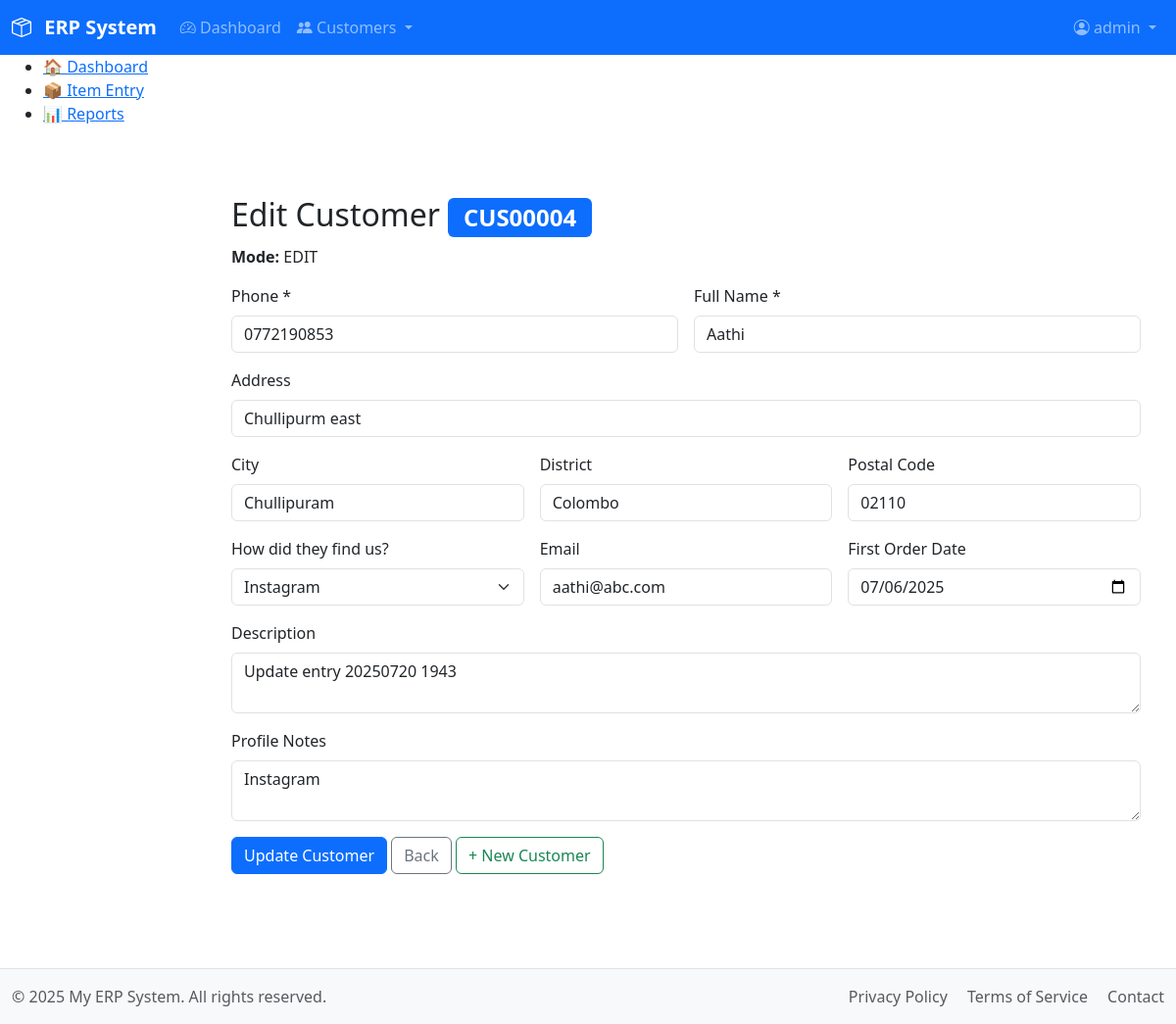
/modules/customer/entry_customer.php?customer_id=CUS00004 (signed in), run on an earlier commit of the app's database.
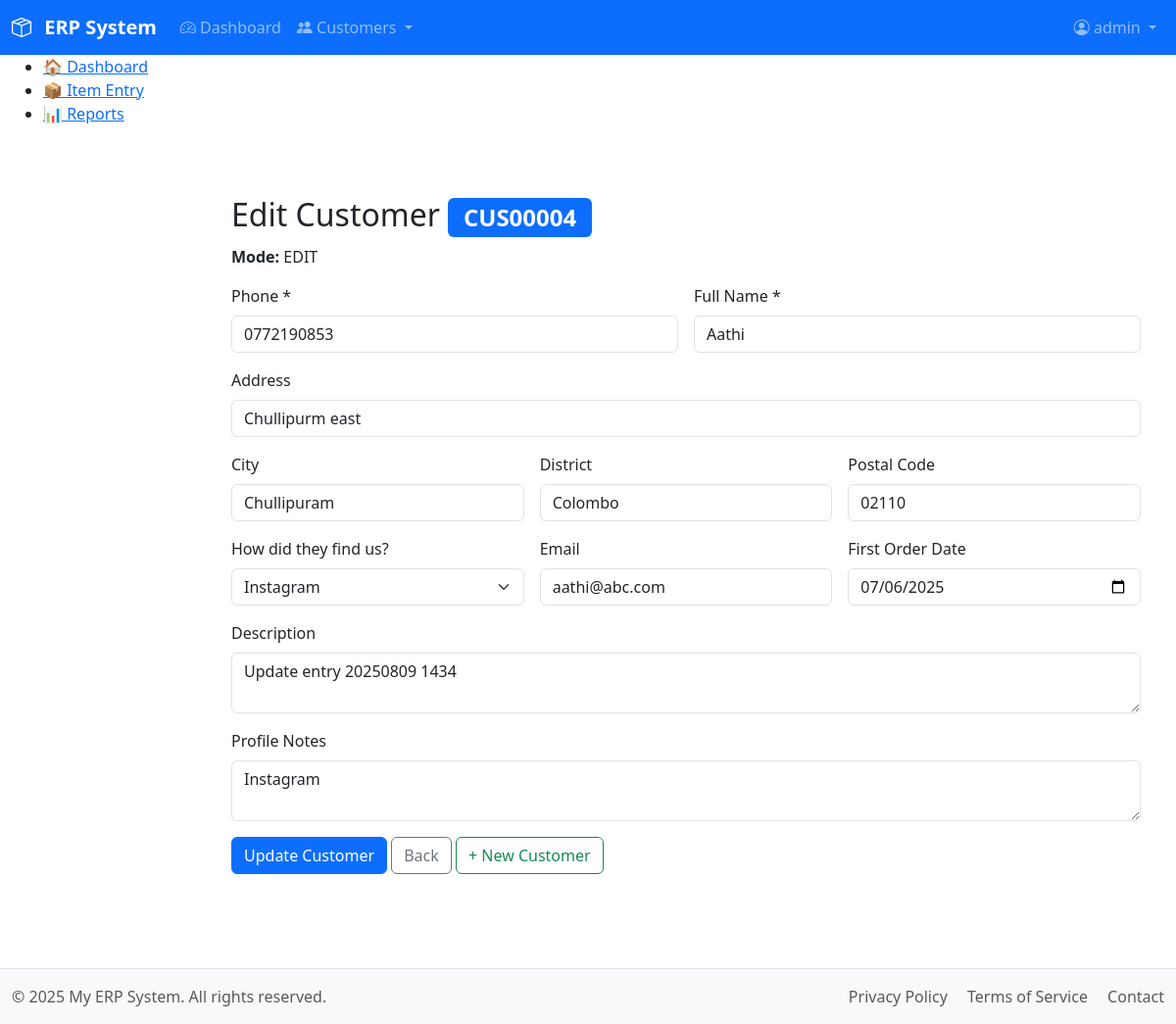
And on a later commit of the database.
### tables this page shows
CREATE TABLE `users` (
  `id` int(11) NOT NULL AUTO_INCREMENT,
  `username` varchar(50) NOT NULL,
  `password` varchar(255) NOT NULL COMMENT 'BCrypt hashed password',
  `created_at` timestamp NULL DEFAULT current_timestamp(),
  `is_active` tinyint(1) NOT NULL DEFAULT 1 COMMENT '0=disabled, 1=active',
  `last_login` datetime DEFAULT NULL COMMENT 'Last successful login timestamp',
  `updated_at` timestamp NULL DEFAULT current_timestamp() ON UPDATE current_timestamp(),
  `reset_token` varchar(100) DEFAULT NULL,
  `reset_token_expires` datetime DEFAULT NULL,
  `failed_attempts` int(11) DEFAULT 0 COMMENT 'Failed login attempts',
  `locked_until` datetime DEFAULT NULL COMMENT 'Account lock timestamp',
  PRIMARY KEY (`id`),
  UNIQUE KEY `username` (`username`),
  KEY `idx_reset_token` (`reset_token`),
  KEY `idx_users_username_active` (`username`,`is_active`),
  KEY `idx_users_reset_token` (`reset_token`)
);

CREATE TABLE `customers` (
  `customer_id` varchar(10) NOT NULL,
  `phone` varchar(15) NOT NULL,
  `name` varchar(100) NOT NULL,
  `address` text DEFAULT NULL,
  `city` varchar(50) DEFAULT NULL,
  `district` varchar(50) DEFAULT NULL,
  `postal_code` varchar(20) DEFAULT NULL,
  `known_by` varchar(50) DEFAULT NULL,
  `email` varchar(100) DEFAULT NULL,
  `first_order_date` date DEFAULT NULL,
  `description` text DEFAULT NULL,
  `profile` text DEFAULT NULL,
  `created_at` datetime NOT NULL,
  `created_by` int(11) NOT NULL,
  `created_by_name` varchar(100) NOT NULL,
  `updated_at` timestamp NULL DEFAULT NULL,
  `updated_by` int(11) DEFAULT NULL,
  `updated_by_name` varchar(255) DEFAULT NULL,
  PRIMARY KEY (`customer_id`),
  UNIQUE KEY `phone` (`phone`),
  KEY `created_by` (`created_by`),
  KEY `updated_by` (`updated_by`),
  CONSTRAINT `customers_ibfk_1` FOREIGN KEY (`created_by`) REFERENCES `users` (`id`),
  CONSTRAINT `customers_ibfk_2` FOREIGN KEY (`updated_by`) REFERENCES `users` (`id`)
);

### includes/functions.php (called while the page is built, shortened)
<?php
function get_customer($customer_id) {
    $db = db();
    $stmt = $db->prepare("SELECT * FROM customers WHERE customer_id = ?");
    $stmt->bind_param("s", $customer_id);
    if (!$stmt->execute()) {
        error_log("Execute failed: " . $stmt->error);
        return false;
    }
    $result = $stmt->get_result();
    return $result ? $result->fetch_assoc() : false;
}
?>

### modules/customer/entry_customer.php (the view, shortened to what this page needs)
<?php
require_once __DIR__ . '/../../includes/functions.php';
$db = db();
$current_user_id = $_SESSION['user_id'];
$current_user_name = 'Unknown';
$user_stmt = $db->prepare("SELECT username FROM users WHERE id = ?");
if ($user_stmt) {
    $user_stmt->bind_param("i", $current_user_id);
    $user_stmt->execute();
    $user_stmt->bind_result($username);
    if ($user_stmt->fetch()) {
        $current_user_name = $username;
    }
}
$customer = [
    'customer_id' => '',
    'phone' => '',
    'name' => '',
    'address' => '',
    'city' => '',
    'district' => '',
    'postal_code' => '',
    'known_by' => '',
    'email' => '',
    'first_order_date' => '',
    'description' => '',
    'profile' => '',
    'created_by_name' => $current_user_name,
    'updated_by_name' => null
];
$is_edit = false;
if (isset($_GET['customer_id'])) {
    $customer_data = get_customer($_GET['customer_id']);
    if ($customer_data) {
        $customer = array_merge($customer, $customer_data);
        $is_edit = true;
    } else {
        $_SESSION['error_message'] = "Customer not found";
        header("Location: list_customers.php");
        exit;
    }
}
require_once __DIR__ . '/../../includes/header.php';
?>
<main class="container mt-4">
    <h2><?= $is_edit ? 'Edit' : 'New' ?> Customer <?= $is_edit ? "<span class='badge bg-primary'>{$customer['customer_id']}</span>" : '' ?></h2>
        <p><strong>Mode:</strong> <?= $is_edit ? 'EDIT' : 'CREATE' ?></p>
    <form method="POST" class="row g-3 needs-validation" novalidate id="customerForm">
        <div class="col-md-6 position-relative">
            <label for="phone" class="form-label">Phone *</label>
            <input type="tel" class="form-control" id="phone" name="phone" value="<?= htmlspecialchars($customer['phone']) ?>" pattern="[0-9]{10,15}" required>
        </div>
        <div class="col-md-6">
            <label for="name" class="form-label">Full Name *</label>
            <input type="text" class="form-control" id="name" name="name" value="<?= htmlspecialchars($customer['name']) ?>" required>
        </div>
        <div class="col-12">
            <label for="address" class="form-label">Address</label>
            <input type="text" class="form-control" name="address" value="<?= htmlspecialchars($customer['address']) ?>">
        </div>
        <div class="col-md-4">
            <label for="city" class="form-label">City</label>
            <input type="text" class="form-control" name="city" value="<?= htmlspecialchars($customer['city']) ?>">
        </div>
        <div class="col-md-4">
            <label for="district" class="form-label">District</label>
            <input type="text" class="form-control" name="district" value="<?= htmlspecialchars($customer['district']) ?>">
        </div>
        <div class="col-md-4">
            <label for="postal_code" class="form-label">Postal Code</label>
            <input type="text" class="form-control" name="postal_code" value="<?= htmlspecialchars($customer['postal_code']) ?>">
        </div>
        <div class="col-md-4">
            <label for="known_by" class="form-label">How did they find us?</label>
            <select class="form-select" name="known_by">
                <option value="Instagram" <?= $customer['known_by'] === 'Instagram' ? 'selected' : '' ?>>Instagram</option>
            </select>
        </div>
        <div class="col-md-4">
            <label for="email" class="form-label">Email</label>
            <input type="email" class="form-control" name="email" value="<?= htmlspecialchars($customer['email']) ?>">
        </div>
        <div class="col-md-4">
            <label for="first_order_date" class="form-label">First Order Date</label>
            <input type="date" class="form-control" name="first_order_date" value="<?= htmlspecialchars($customer['first_order_date']) ?>">
        </div>
        <div class="col-12">
            <label for="description" class="form-label">Description</label>
            <textarea class="form-control" name="description"><?= htmlspecialchars($customer['description']) ?></textarea>
        </div>
        <div class="col-12">
            <label for="profile" class="form-label">Profile Notes</label>
            <textarea class="form-control" name="profile"><?= htmlspecialchars($customer['profile']) ?></textarea>
        </div>
        <div class="col-12">
            <button class="btn btn-primary" type="submit"><?= $is_edit ? 'Update' : 'Create' ?> Customer</button>
            <a href="/index.php" class="btn btn-outline-secondary">Back</a>
            <?php if ($is_edit): ?>
                <a href="entry_customer.php" class="btn btn-outline-success">+ New Customer</a>
            <?php endif; ?>
        </div>
    </form>
</main>
<?php require_once __DIR__ . '/../../includes/footer.php'; ?>

### includes/header.php (shortened to what this page needs)
<?php
$logged_in = isset($_SESSION['user_id']);
?>
<!DOCTYPE html>
<html lang="en" data-bs-theme="light">
<head>
    <link href="https://cdn.jsdelivr.net/npm/bootstrap@5.3.0/dist/css/bootstrap.min.css" rel="stylesheet">
    <link rel="stylesheet" href="https://cdn.jsdelivr.net/npm/bootstrap-icons@1.10.0/font/bootstrap-icons.css">
    <link href="/assets/css/main.css" rel="stylesheet">
</head>
<body class="d-flex flex-column min-vh-100">
    <nav class="navbar navbar-expand-lg navbar-dark bg-primary sticky-top">
        <div class="container-fluid">
            <a class="navbar-brand" href="/">
                <i class="bi bi-box-seam"></i> ERP System
            </a>
            <div class="collapse navbar-collapse" id="mainNav">
                <ul class="navbar-nav me-auto mb-2 mb-lg-0">
                    <?php if ($logged_in): ?>
                        <li class="nav-item">
                            <a class="nav-link" href="/index.php"><i class="bi bi-speedometer2"></i> Dashboard</a>
                        </li>
                        <li class="nav-item dropdown">
                            <a class="nav-link dropdown-toggle" href="#" id="customersDropdown" role="button" data-bs-toggle="dropdown" aria-expanded="false">
                                <i class="bi bi-people-fill"></i> Customers
                            </a>
                        </li>
                    <?php endif; ?>
                </ul>
                <ul class="navbar-nav">
                    <?php if ($logged_in): ?>
                        <li class="nav-item dropdown">
                            <a class="nav-link dropdown-toggle" href="#" role="button" data-bs-toggle="dropdown">
                                <i class="bi bi-person-circle"></i> <?php echo htmlspecialchars($_SESSION['username']); ?>
                            </a>
                        </li>
                    <?php else: ?>
                        <li class="nav-item">
                            <a class="nav-link" href="/login.php"><i class="bi bi-box-arrow-in-right"></i> Login</a>
                        </li>
                    <?php endif; ?>
                </ul>
            </div>
        </div>
    </nav>
    <div class="container-fluid flex-grow-1">
        <div class="row">
            <?php if ($logged_in && !isset($hide_sidebar)): ?>
                <?php require_once __DIR__ . '/sidebar.php'; ?>
            <?php endif; ?>
            <main class="<?php echo $logged_in && !isset($hide_sidebar) ? 'col-md-9 ms-sm-auto col-lg-10 px-md-4' : 'col-12'; ?>">

### includes/sidebar.php
<div class="sidebar">
  <ul>
    <li><a href="/index.php">🏠 Dashboard</a></li>
    <li><a href="/modules/item/entry.php">📦 Item Entry</a></li>
    <li><a href="#">📊 Reports</a></li>
  </ul>
</div>

### includes/footer.php (shortened to what this page needs)
        </main>
    </div>
</div>
<footer class="footer mt-auto py-3 bg-light border-top">
    <div class="container-fluid">
        <div class="row">
            <div class="col-md-6 text-center text-md-start">
                <span class="text-muted">&copy; <?php echo date('Y'); ?> My ERP System. All rights reserved.</span>
            </div>
            <div class="col-md-6 text-center text-md-end">
                <ul class="list-inline mb-0">
                    <li class="list-inline-item"><a href="/privacy.php" class="text-muted">Privacy Policy</a></li>
                    <li class="list-inline-item"><a href="/terms.php" class="text-muted">Terms of Service</a></li>
                    <li class="list-inline-item"><a href="/contact.php" class="text-muted">Contact</a></li>
                </ul>
            </div>
        </div>
    </div>
</footer>
</body>
</html>

### assets/css/main.css (style rules this page uses)
.navbar-brand { font-weight: 600; }
.navbar-brand i { margin-right: 8px; }
.footer { background-color: #f8f9fa !important; }
.footer a { text-decoration: none; }
.footer .list-inline-item:not(:last-child) { margin-right: 1rem; }
main { padding-top: 1rem; padding-bottom: 3rem; }

What changed in the data, as far as the page shows it:
changed users "Instagram": description "Update entry 20250720 1943" → "Update entry 20250809 1434"
